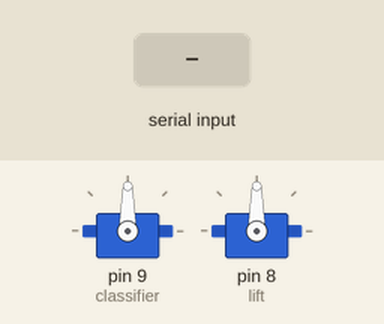
The sketch below on a simulated Arduino Uno, built with avr-gcc and run on an emulated ATmega328P. Shown: 2 × servo. The inputs (shaded band) are chosen by the test bench.

Above: at 1.2 s.
1.3 s: "0" received over Serial
At 2.0 s:
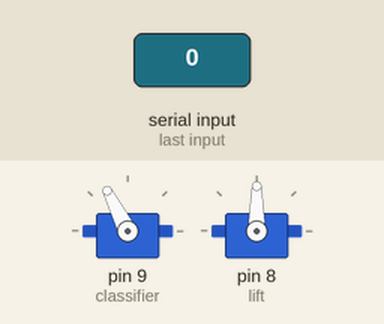
At 2.8 s:
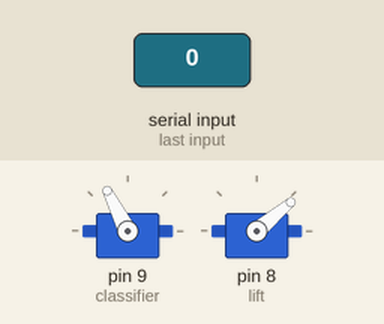
Timing chart, 0 to 9.8 s (numbered marks = the images above; inputs shaded):
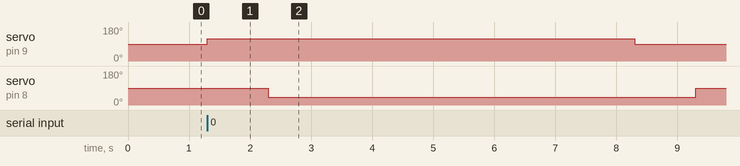

Measured:
- after the input at 1.3 s, servo on pin 9 (classifier): 90° → 117° at once, → 90° 7.0 s later; servo on pin 8 (lift): 90° → 40° after 1.0 s, → 90° 7.0 s later

The sketch:

mcu.ino
```cpp
#include <Servo.h>

Servo classifier;
Servo lift;

int data;

void setup() {
  Serial.begin(9600);
  classifier.attach(9);
  lift.attach(8);
  lift.write(90);
  classifier.write(90);
}

void loop() {

  while (Serial.available()) {
    data = Serial.read();

    if (data == '0') {
      classifier.write(117);
      delay(1000);
      lift.write(40);
      delay(6000);
      classifier.write(90);
      delay(1000);
      lift.write(90);
      delay(1000);

    }

    else if (data == '1') {
      classifier.write(55);
      delay(1000);
      lift.write(40);
      delay(6000);
      classifier.write(90);
      delay(1000);
      lift.write(90);
      delay(1000);

    }
  }
}
```
